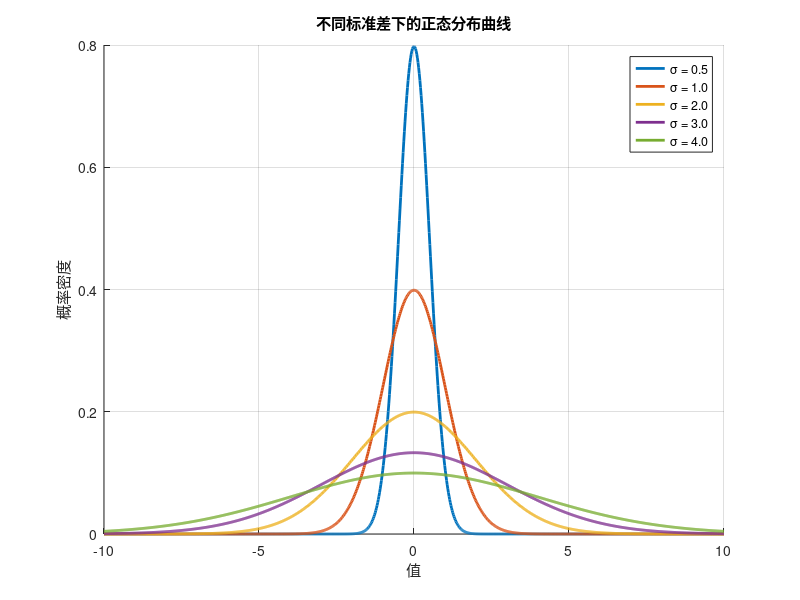

This figure's MATLAB source:
% 加载statistics包以使用normpdf函数
pkg load statistics

% 设置x轴范围，这里我们取从-10到10的范围，适用于展示不同的正态分布
x = linspace(-10, 10, 1000);

% 定义均值和一组不同的标准差
mu = 0;  % 所有分布的均值相同
sigmas = [0.5, 1, 2, 3, 4];  % 不同的标准差

% 创建一个新的图形窗口
figure;

% 对于每组标准差，计算并绘制对应的正态分布曲线
hold on;  % 允许在同一个图上绘制多条曲线
colors = lines(length(sigmas));  % 为不同的曲线分配不同的颜色
for i = 1:length(sigmas)
    sigma = sigmas(i);
    y = normpdf(x, mu, sigma);  % 计算概率密度值
    plot(x, y, 'LineWidth', 2, 'Color', colors(i, :));  % 绘制曲线
end

% 添加标题、坐标轴标签和图例
title('不同标准差下的正态分布曲线');
xlabel('值');
ylabel('概率密度');
legend(arrayfun(@(sigma) sprintf('σ = %.1f', sigma), sigmas, 'UniformOutput', false));
grid on;  % 显示网格线
hold off;  % 关闭保持状态

%{
标准差的含义
离散度：标准差衡量了一组数值与其平均值（均值，μ）之间的偏离程度。较小的标准差意味着大多数数值集中在平均值附近；较大的标准差则表示这些数值更分散地分布在平均值周围。
  68-95-99.7规则（经验法则）：对于一个正态分布的数据集：
    大约68%的数据落在距离平均值一个标准差的范围内（即μ±σ）。
    大约95%的数据落在距离平均值两个标准差的范围内（即μ±2σ）。
    大约99.7%的数据落在距离平均值三个标准差的范围内（即μ±3σ）。
形状影响：标准差直接影响正态分布曲线的宽度和高度。标准差越大，曲线越宽且越低；标准差越小，曲线越窄且越高。这是因为标准差决定了数据点围绕平均值的集中程度。
数据分布的理解：在实际应用中，标准差帮助我们理解数据的波动情况。例如，在质量控制中，了解生产过程中产品尺寸的标准差可以帮助确定产品的可接受误差范围。
数学定义
%}
